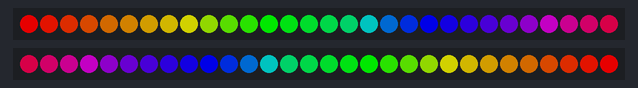
Simulated run of this sketch. Board: Arduino Uno, built with avr-gcc and run on an emulated ATmega328P. On the bench: 2 × 30 RGB LEDs in strip order, left to right. Dim RGB values are drawn brighter than linear.

Above: at 0.16 s.
At 5.1 s:
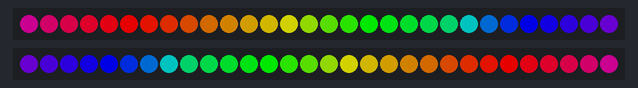
At 9.43 s:
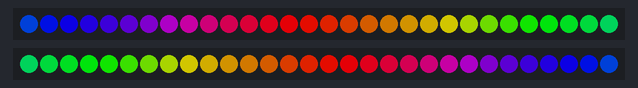
At 19.63 s:
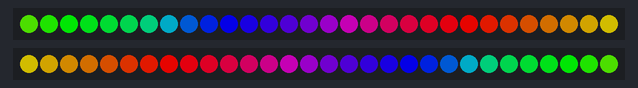
At 28.9 s:
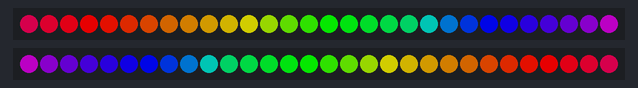
At 39.1 s:
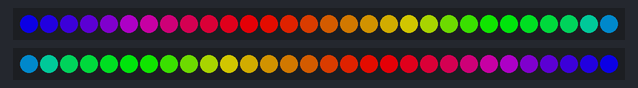

The sketch:

led.ino
```cpp
#include <FastLED.h>

#define LED_PIN_1 6
#define LED_PIN_2 7

#define NUM_LEDS 30

CRGB leds1[NUM_LEDS];
CRGB leds2[NUM_LEDS];

void setup() {
  FastLED.addLeds<WS2812B, LED_PIN_1, GRB>(leds1, NUM_LEDS);
  FastLED.addLeds<WS2812B, LED_PIN_2, GRB>(leds2, NUM_LEDS);

  FastLED.setBrightness(180);
}

void loop() {
  static uint8_t hue = 0;

  for (int i = 0; i < NUM_LEDS; i++) {

    // 第一條 正方向
    leds1[i] = CHSV(hue + i * 8, 255, 255);

    // 第二條 反方向
    leds2[NUM_LEDS - 1 - i] =
        CHSV(hue + i * 8, 255, 255);
  }

  FastLED.show();

  hue++;
  delay(20);
}
```
